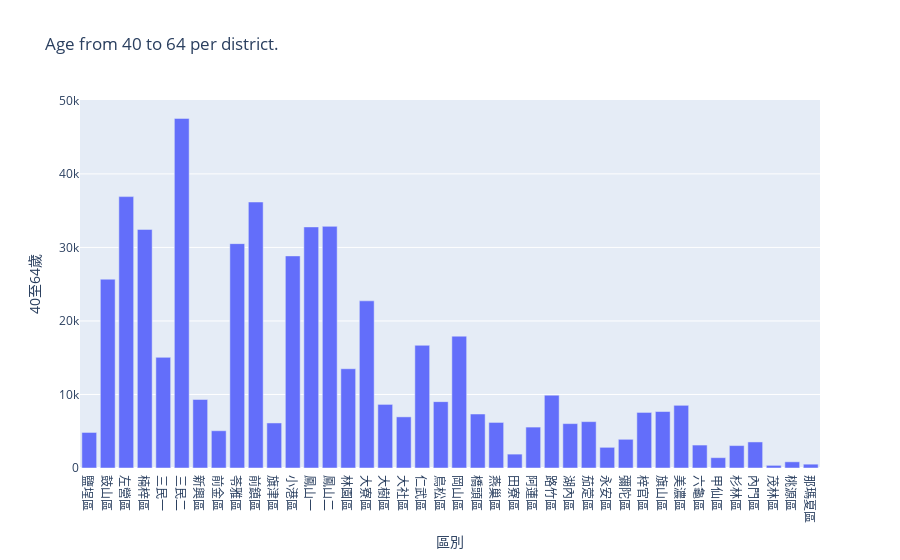

The notebook cell this image was saved under:
### Code cell
age_fig = px.bar(df_male, x='區別', y='40至64歲', title='Age from 40 to 64 per district.')
age_fig

### Figure 1 — Plotly figure (JSON) as saved in the notebook; plotly's stock layout.template omitted (floating-point values rounded to 4 significant figures)
{"data": [{"alignmentgroup": "True", "hovertemplate": "區別=%{x}<br>40至64歲=%{y}<extra></extra>", "legendgroup": "", "marker": {"color": "#636efa"}, "name": "", "offsetgroup": "", "orientation": "v", "showlegend": false, "textposition": "auto", "type": "bar", "x": ["鹽埕區", "鼓山區", "左營區", "楠梓區", "三民一", "三民二", "新興區", "前金區", "苓雅區", "前鎮區", "旗津區", "小港區", "鳳山一", "鳳山二", "林園區", "大寮區", "大樹區", "大社區", "仁武區", "鳥松區", "岡山區", "橋頭區", "燕巢區", "田寮區", "阿蓮區", "路竹區", "湖內區", "茄萣區", "永安區", "彌陀區", "梓官區", "旗山區", "美濃區", "六龜區", "甲仙區", "杉林區", "內門區", "茂林區", "桃源區", "那瑪夏區"], "xaxis": "x", "y": ["4,835", "25,680", "36,912", "32,450", "15,049", "47,549", "9,319", "5,068", "30,516", "36,179", "6,126", "28,847", "32,790", "32,864", "13,500", "22,736", "8,650", "6,956", "16,687", "9,025", "17,930", "7,345", "6,198", "1,889", "5,566", "9,906", "6,038", "6,307", "2,813", "3,903", "7,558", "7,681", "8,527", "3,121", "1,407", "3,050", "3,543", "360", "842", "521"], "yaxis": "y"}], "layout": {"barmode": "relative", "legend": {"tracegroupgap": 0}, "title": {"text": "Age from 40 to 64 per district."}, "xaxis": {"anchor": "y", "domain": [0, 1], "title": {"text": "區別"}}, "yaxis": {"anchor": "x", "domain": [0, 1], "title": {"text": "40至64歲"}}}}
